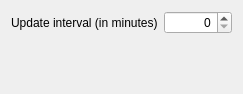
<?xml version="1.0" encoding="UTF-8"?>
<ui version="4.0">
 <class>Form</class>
 <widget class="QWidget" name="Form">
  <property name="geometry">
   <rect>
    <x>0</x>
    <y>0</y>
    <width>243</width>
    <height>94</height>
   </rect>
  </property>
  <layout class="QFormLayout" name="formLayout">
   <property name="fieldGrowthPolicy">
    <enum>QFormLayout::ExpandingFieldsGrow</enum>
   </property>
   <item row="0" column="0">
    <widget class="QLabel" name="label">
     <property name="sizePolicy">
      <sizepolicy hsizetype="Expanding" vsizetype="Preferred">
       <horstretch>0</horstretch>
       <verstretch>0</verstretch>
      </sizepolicy>
     </property>
     <property name="text">
      <string>Update interval (in minutes)</string>
     </property>
    </widget>
   </item>
   <item row="0" column="1">
    <widget class="QSpinBox" name="kcfg_updateIntervalConf">
     <property name="sizePolicy">
      <sizepolicy hsizetype="Expanding" vsizetype="Fixed">
       <horstretch>0</horstretch>
       <verstretch>0</verstretch>
      </sizepolicy>
     </property>
     <property name="alignment">
      <set>Qt::AlignRight|Qt::AlignTrailing|Qt::AlignVCenter</set>
     </property>
    </widget>
   </item>
   <item row="1" column="0" colspan="2">
    <widget class="KFontRequester" name="kcfg_showFont"/>
   </item>
  </layout>
 </widget>
 <customwidgets>
  <customwidget>
   <class>KFontRequester</class>
   <extends>QWidget</extends>
   <header>kfontrequester.h</header>
  </customwidget>
 </customwidgets>
 <resources/>
 <connections/>
</ui>
